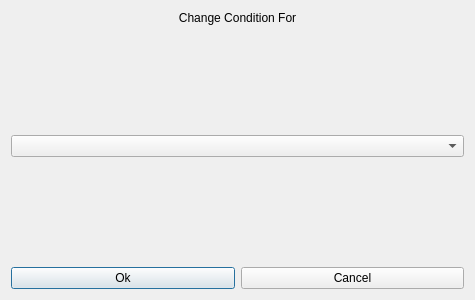
<?xml version="1.0" encoding="UTF-8"?>
<ui version="4.0">
 <class>ChangeConditionUI</class>
 <widget class="QDialog" name="ChangeConditionUI">
  <property name="geometry">
   <rect>
    <x>0</x>
    <y>0</y>
    <width>475</width>
    <height>300</height>
   </rect>
  </property>
  <property name="windowTitle">
   <string>Change Condition</string>
  </property>
  <layout class="QVBoxLayout" name="verticalLayout">
   <item>
    <widget class="QLabel" name="Title">
     <property name="text">
      <string>Change Condition For</string>
     </property>
     <property name="alignment">
      <set>Qt::AlignCenter</set>
     </property>
    </widget>
   </item>
   <item>
    <spacer name="UpverticalSpacer">
     <property name="orientation">
      <enum>Qt::Vertical</enum>
     </property>
     <property name="sizeHint" stdset="0">
      <size>
       <width>20</width>
       <height>40</height>
      </size>
     </property>
    </spacer>
   </item>
   <item>
    <widget class="QComboBox" name="ConditionCombo"/>
   </item>
   <item>
    <spacer name="LowverticalSpacer">
     <property name="orientation">
      <enum>Qt::Vertical</enum>
     </property>
     <property name="sizeHint" stdset="0">
      <size>
       <width>20</width>
       <height>40</height>
      </size>
     </property>
    </spacer>
   </item>
   <item>
    <layout class="QGridLayout" name="ButtonsLayout">
     <item row="1" column="0">
      <widget class="QPushButton" name="OkButton">
       <property name="text">
        <string>Ok</string>
       </property>
      </widget>
     </item>
     <item row="1" column="1">
      <widget class="QPushButton" name="CancelButton">
       <property name="text">
        <string>Cancel</string>
       </property>
      </widget>
     </item>
    </layout>
   </item>
  </layout>
 </widget>
 <layoutdefault spacing="6" margin="11"/>
 <resources/>
 <connections>
  <connection>
   <sender>OkButton</sender>
   <signal>clicked()</signal>
   <receiver>ChangeConditionUI</receiver>
   <slot>modifyCondition()</slot>
   <hints>
    <hint type="sourcelabel">
     <x>131</x>
     <y>273</y>
    </hint>
    <hint type="destinationlabel">
     <x>68</x>
     <y>217</y>
    </hint>
   </hints>
  </connection>
  <connection>
   <sender>CancelButton</sender>
   <signal>clicked()</signal>
   <receiver>ChangeConditionUI</receiver>
   <slot>hide()</slot>
   <hints>
    <hint type="sourcelabel">
     <x>273</x>
     <y>276</y>
    </hint>
    <hint type="destinationlabel">
     <x>320</x>
     <y>191</y>
    </hint>
   </hints>
  </connection>
 </connections>
 <slots>
  <slot>modifyCondition()</slot>
 </slots>
</ui>
